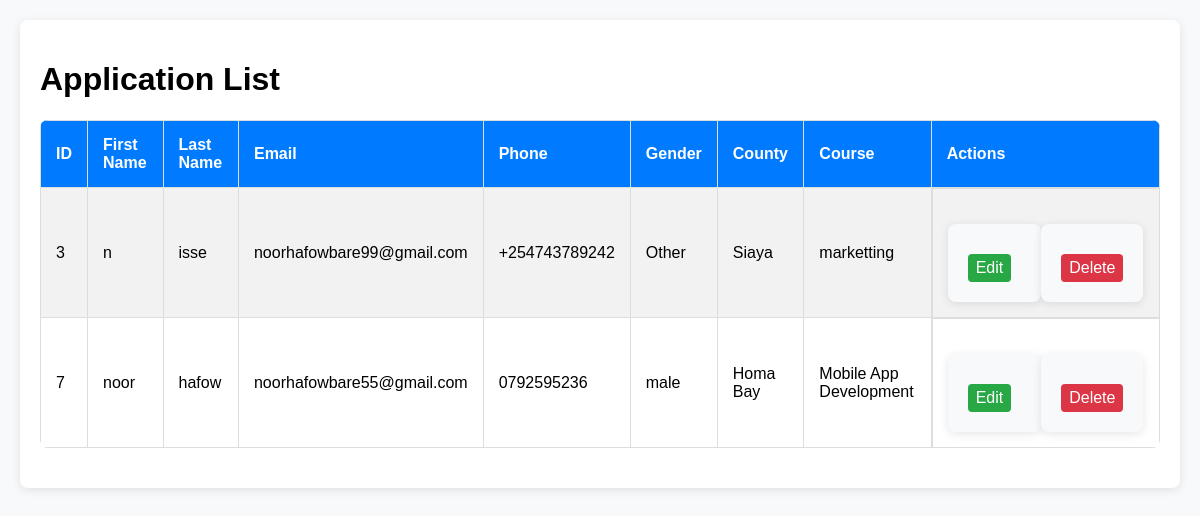
The page /admin/applications on the database as committed earlier.
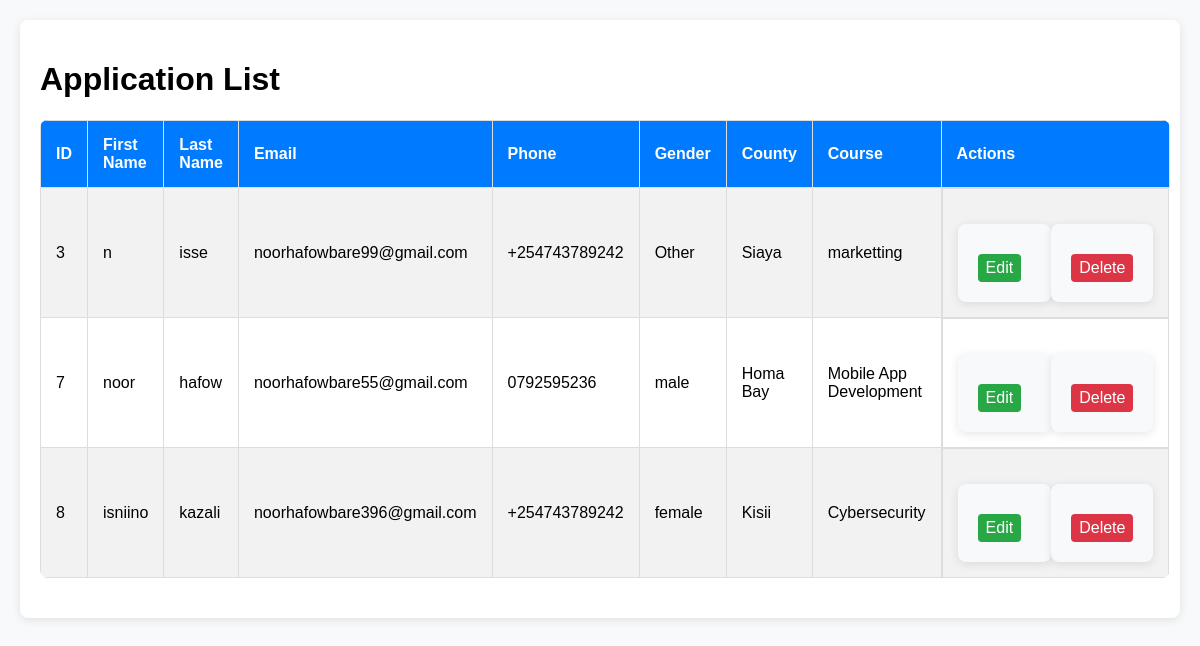
The same page on the database as committed later.
### tables this page shows
CREATE TABLE applications (
                    id INTEGER PRIMARY KEY AUTOINCREMENT,
                    first_name TEXT NOT NULL,
                    last_name TEXT NOT NULL,
                    email TEXT NOT NULL,
                    phone TEXT NOT NULL,
                    gender TEXT NOT NULL,
                    county TEXT NOT NULL,
                    course TEXT NOT NULL
                );

### app.py (the view)
@app.route('/admin/applications')
def view_applications():
    page = request.args.get('page', 1, type=int)
    per_page = 10  # Number of records per page
    offset = (page - 1) * per_page
    conn = get_db_connection()
    applications = conn.execute('SELECT * FROM applications LIMIT ? OFFSET ?', (per_page, offset)).fetchall()
    conn.close()
    return render_template('applications.html', applications=applications, page=page, per_page=per_page)

### app.py (called while the page is built)
def get_db_connection():
    conn = sqlite3.connect('database.db')
    conn.row_factory = sqlite3.Row
    return conn

### templates/applications.html (shortened to what this page needs)
<!DOCTYPE html>
<html lang="en">
  <head>
    <link
      rel="stylesheet"
      href="{{ url_for('static', filename='css/admin.css') }}"
    />
  </head>
  <body>
    <div class="container">
      <h1>Application List</h1>
      <table>
        <tr>
          <th>ID</th>
          <th>First Name</th>
          <th>Last Name</th>
          <th>Email</th>
          <th>Phone</th>
          <th>Gender</th>
          <th>County</th>
          <th>Course</th>
          <th>Actions</th>
        </tr>
        {% for application in applications %}
        <tr>
          <td>{{ application.id }}</td>
          <td>{{ application.first_name }}</td>
          <td>{{ application.last_name }}</td>
          <td>{{ application.email }}</td>
          <td>{{ application.phone }}</td>
          <td>{{ application.gender }}</td>
          <td>{{ application.county }}</td>
          <td>{{ application.course }}</td>
          <td class="actions">
            <form
              action="{{ url_for('edit_application', id=application.id) }}"
              method="GET"
              style="display: inline"
            >
              <button class="edit" type="submit">Edit</button>
            </form>
            <form
              action="{{ url_for('delete_application', id=application.id) }}"
              method="POST"
              style="display: inline"
            >
              <button
                class="delete"
                type="submit"
                onclick="return confirm('Are you sure you want to delete this application?');"
              >
                Delete
              </button>
            </form>
          </td>
        </tr>
        {% endfor %}
      </table>
    </div>
  </body>
</html>

Rows that differ between the two databases and show on the page:
added applications: id "8", first_name "isniino", last_name "kazali", email "noorhafowbare396@gmail.com", phone "+254743789242", gender "female", county "Kisii", course "Cybersecurity"
